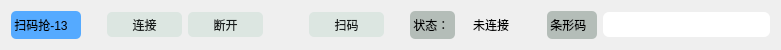
  <widget class="QWidget" name="layoutWidget_13">
   <property name="geometry">
    <rect>
     <x>20</x>
     <y>560</y>
     <width>781</width>
     <height>30</height>
    </rect>
   </property>
   <layout class="QGridLayout" name="gridLayout_13">
    <item row="0" column="2">
     <widget class="QPushButton" name="pb_Connect_13">
      <property name="minimumSize">
       <size>
        <width>75</width>
        <height>25</height>
       </size>
      </property>
      <property name="styleSheet">
       <string notr="true">background: rgb(220, 230, 225);
border-color: rgb(0, 0, 0);
border-radius: 5px;
color:rgb(24, 28, 27);</string>
      </property>
      <property name="text">
       <string>连接</string>
      </property>
     </widget>
    </item>
    <item row="0" column="5">
     <widget class="QPushButton" name="pb_Scan_13">
      <property name="minimumSize">
       <size>
        <width>75</width>
        <height>25</height>
       </size>
      </property>
      <property name="styleSheet">
       <string notr="true">background: rgb(220, 230, 225);
border-color: rgb(0, 0, 0);
border-radius: 5px;
color:rgb(24, 28, 27);</string>
      </property>
      <property name="text">
       <string>扫码</string>
      </property>
     </widget>
    </item>
    <item row="0" column="8">
     <widget class="QLabel" name="lb_State_13">
      <property name="minimumSize">
       <size>
        <width>60</width>
        <height>25</height>
       </size>
      </property>
      <property name="text">
       <string>未连接</string>
      </property>
      <property name="alignment">
       <set>Qt::AlignCenter</set>
      </property>
     </widget>
    </item>
    <item row="0" column="0">
     <widget class="QLabel" name="lb_Scaner_13">
      <property name="minimumSize">
       <size>
        <width>70</width>
        <height>28</height>
       </size>
      </property>
      <property name="styleSheet">
       <string notr="true">border-radius: 5px;
background-color: rgb(85, 170, 255);</string>
      </property>
      <property name="text">
       <string> 扫码抢-13 </string>
      </property>
     </widget>
    </item>
    <item row="0" column="6">
     <spacer name="horizontalSpacer_49">
      <property name="orientation">
       <enum>Qt::Horizontal</enum>
      </property>
      <property name="sizeType">
       <enum>QSizePolicy::Fixed</enum>
      </property>
      <property name="sizeHint" stdset="0">
       <size>
        <width>20</width>
        <height>20</height>
       </size>
      </property>
     </spacer>
    </item>
    <item row="0" column="9">
     <spacer name="horizontalSpacer_50">
      <property name="orientation">
       <enum>Qt::Horizontal</enum>
      </property>
      <property name="sizeType">
       <enum>QSizePolicy::Fixed</enum>
      </property>
      <property name="sizeHint" stdset="0">
       <size>
        <width>20</width>
        <height>20</height>
       </size>
      </property>
     </spacer>
    </item>
    <item row="0" column="3">
     <widget class="QPushButton" name="pb_Disconnect_13">
      <property name="minimumSize">
       <size>
        <width>75</width>
        <height>25</height>
       </size>
      </property>
      <property name="styleSheet">
       <string notr="true">background: rgb(220, 230, 225);
border-color: rgb(0, 0, 0);
border-radius: 5px;
color:rgb(24, 28, 27);</string>
      </property>
      <property name="text">
       <string>断开</string>
      </property>
     </widget>
    </item>
    <item row="0" column="7">
     <widget class="QLabel" name="label_26">
      <property name="minimumSize">
       <size>
        <width>45</width>
        <height>25</height>
       </size>
      </property>
      <property name="styleSheet">
       <string notr="true">border-radius: 5px;
background-color: rgb(180, 189, 184);</string>
      </property>
      <property name="text">
       <string> 状态：</string>
      </property>
     </widget>
    </item>
    <item row="0" column="11">
     <widget class="QLineEdit" name="le_CodeData_13">
      <property name="minimumSize">
       <size>
        <width>75</width>
        <height>25</height>
       </size>
      </property>
      <property name="styleSheet">
       <string notr="true">border-radius: 6px;
</string>
      </property>
     </widget>
    </item>
    <item row="0" column="4">
     <spacer name="horizontalSpacer_51">
      <property name="orientation">
       <enum>Qt::Horizontal</enum>
      </property>
      <property name="sizeType">
       <enum>QSizePolicy::Fixed</enum>
      </property>
      <property name="sizeHint" stdset="0">
       <size>
        <width>40</width>
        <height>20</height>
       </size>
      </property>
     </spacer>
    </item>
    <item row="0" column="1">
     <spacer name="horizontalSpacer_52">
      <property name="orientation">
       <enum>Qt::Horizontal</enum>
      </property>
      <property name="sizeType">
       <enum>QSizePolicy::Fixed</enum>
      </property>
      <property name="sizeHint" stdset="0">
       <size>
        <width>20</width>
        <height>20</height>
       </size>
      </property>
     </spacer>
    </item>
    <item row="0" column="10">
     <widget class="QLabel" name="label_27">
      <property name="minimumSize">
       <size>
        <width>50</width>
        <height>25</height>
       </size>
      </property>
      <property name="styleSheet">
       <string notr="true">border-radius: 5px;
background-color: rgb(180, 189, 184);</string>
      </property>
      <property name="text">
       <string> 条形码</string>
      </property>
     </widget>
    </item>
   </layout>
  </widget>
